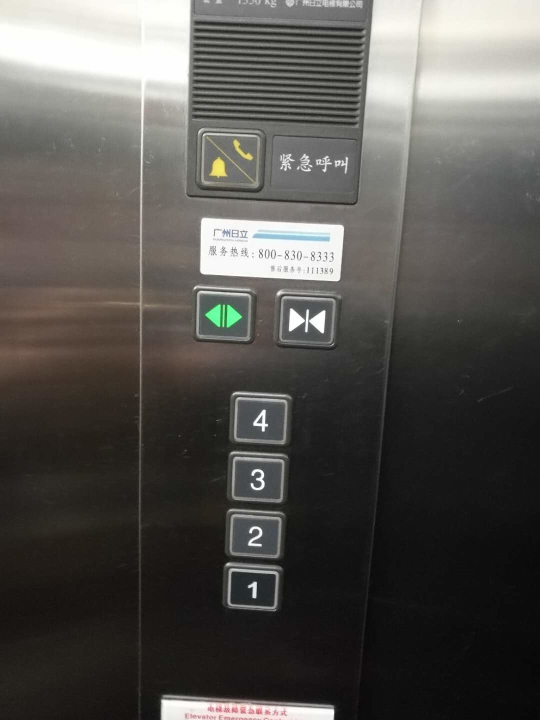
#> input picture r.png, 1080 x 1440 px (shown at 1/2 size)
$ python findTarget_Button.py
#> lines starting #> are read from the running program, lines starting #| are printed output that depends on the picture; after the words box and inside, x2 and y2 are one past the last pixel; in counts of white or black regions, pixels touching at a corner belong together
#!/usr/bin/python
# -*- coding: utf-8 -*
import cv2
import sys
import numpy as np
from matplotlib import pyplot as plt

global BoundList
BoundList=[]
def addBound(rect):
	global BoundList
	leng=len(BoundList)
	flag=True
	if(leng is 0):
		BoundList.append(rect)
		return
	else:
		for i in range(leng):
			ox=float(BoundList[i][0]+BoundList[i][2])/2
			oy=float(BoundList[i][1]+BoundList[i][3])/2
			cx=float(rect[0]+rect[2])/2
			cy=float(rect[1]+rect[3])/2
			if (abs(ox-cx)<20) and (abs(oy-cy)<20):
				oarea=BoundList[i][2]*BoundList[i][3]
				carea=rect[2]*rect[3]
				if carea<oarea:
					BoundList[i]=rect
					flag=False
					return
	if flag:
		BoundList.append(rect)


oimg = cv2.imread('r.png')
#> oimg is the input picture: shape (1440, 1080, 3); mean B, G, R 79.6, 83.4, 85.6
ooimg = cv2.imread('r.png',0)
#> ooimg: shape (1440, 1080); min 0, max 255, mean 83.5
#直方图均衡化　增强对比度# 试了几次不需要均衡化
#ooimg = cv2.equalizeHist(ooimg)

imgrey= cv2.bilateralFilter(ooimg,9,75,75)
BINARY_img = cv2.adaptiveThreshold(imgrey,255,cv2.ADAPTIVE_THRESH_GAUSSIAN_C,cv2.THRESH_BINARY,11,2)
#> BINARY_img: shape (1440, 1080); 92.3% white; 734 black regions (554 under 20 px)

kernel = np.ones((1,1),np.uint8)
#膨胀 前景有一个是1 就是1 增加白色区域范围
erosion = cv2.dilate(BINARY_img,kernel,iterations = 1)
#膨胀腐蚀
#erosion = cv2.erode(BINARY_img,kernel,iterations = 1)

ero=cv2.resize(erosion,None,fx=0.5,fy=0.5,interpolation=cv2.INTER_CUBIC)
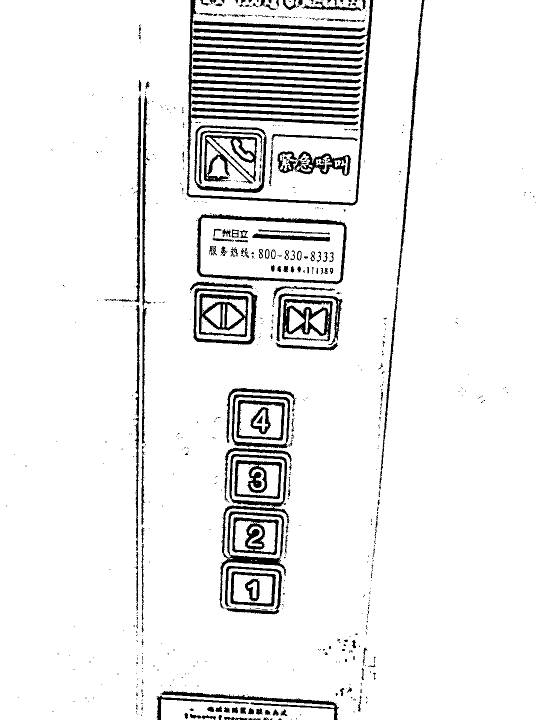
#> ero: shape (720, 540); min 0, max 255, mean 235.3
contours,hierarchy=cv2.findContours(erosion,cv2.RETR_TREE,cv2.CHAIN_APPROX_SIMPLE)
#> contours = 1156 contours, 917 with area under 20; largest, box (x1, y1, x2, y2) and area: (0, 0, 1080, 1440) 1400846, (377, 0, 740, 406) 118895, (392, 427, 695, 570) 37484, (400, 435, 688, 563) 31563, (387, 250, 534, 387) 18264
cLen=len(contours)
#> cLen = 1156
for i in range(0,cLen):
	rect= cv2.boundingRect(contours[i])
	x=rect[0]
	y=rect[1]
	w=rect[2]
	h=rect[3]
	aspect_ratio = float(w)/h

	#判断按键与数字
	if  ((aspect_ratio>0.5) and (aspect_ratio<1.3) ) or ((aspect_ratio<0.5) and(aspect_ratio>0.3)):
		rectArea=w*h
		if (rectArea>500) and (rectArea < 15000):
			#挑选结果
			addBound(rect)
#> this loop made 1156 passes
#> (x, y, w, h, aspect_ratio, rectArea) on passes 14, 15, 18, 29, 32, 33, 41, 42, 43, 44, 45, 46: (571, 0, 18, 14, 1.29, 252), (578, 1, 5, 4, 1.25, 20), (377, 0, 363, 406, 0.894, 147378), (571, 324, 5, 5, 1, 25), (603, 314, 9, 7, 1.29, 63), (567, 312, 8, 7, 1.14, 56), (593, 332, 7, 8, 0.875, 56), (669, 320, 13, 15, 0.867, 195), (673, 323, 4, 7, 0.571, 28), (645, 320, 4, 5, 0.8, 20), (682, 313, 14, 35, 0.4, 490), (632, 312, 32, 32, 1, 1024)
#> (x, y, w, h, aspect_ratio) on passes 1, 3, 4, 7, 8, 9: (513, 1439, 2, 1, 2), (504, 1439, 3, 1, 3), (476, 1438, 4, 2, 2), (453, 1438, 3, 2, 1.5), (532, 1437, 4, 3, 1.33), (458, 1437, 5, 3, 1.67)
			#mg = cv2.rectangle(oimg,(x,y),(x+w,y+h),(255,0,0),2)
imgArray=[]
for i in range(len(BoundList)):
	x=BoundList[i][0]
	y=BoundList[i][1]
	w=BoundList[i][2]
	h=BoundList[i][3]
	#在原图像上画出该切割后的矩形框
	img = cv2.rectangle(oimg,(x,y),(x+w,y+h),(0,255,0),2)
	#
	#高和宽　切割图像
	img = cv2.rectangle(oimg,(x,y),(x+w,y+h),(0,255,0),2)
	sp=oimg.shape
	imgH=sp[0]
	imgW=sp[1]
	if y-5>0 and x-5>0 and y+h+5<imgH and x+w+5<imgW:
		cropImg=ooimg[(y-5):(y+h+5),(x-5):(x+w+5)]
	else:
		cropImg=ooimg[(y):(y+h),(x):(x+w)]
	ret,BINARY_img = cv2.threshold(cropImg,100,255,cv2.THRESH_BINARY)
	#缩放到30*40 宽和高
	resized=cv2.resize(BINARY_img, (30,35), interpolation=cv2.INTER_CUBIC)


	kernel = np.ones((2,2),np.uint8)
	#腐蚀
	#result = cv2.erode(resized,kernel,iterations = 1)
	#将图像腐蚀一波 在膨胀 即开运算 滤除背景白色噪声点
	result = cv2.morphologyEx(resized, cv2.MORPH_OPEN, kernel)
	imgArray.append(result)
#> this loop made 18 passes
#> (x, y, w, h) on passes 1 to 7: (632, 312, 32, 32), (426, 276, 83, 77), (481, 278, 29, 31), (397, 260, 129, 110), (496, 1163, 18, 34), (449, 1131, 116, 99), (496, 1053, 29, 40)
#> pass 1, `resized=cv2.resize(BINARY_img, (30,35), interpolation=cv2.INTER_CUBIC)`:
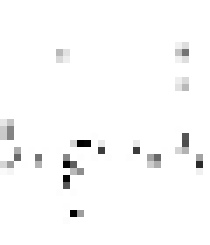
#> resized: shape (35, 30) (shown 7 times larger); min 0, max 255, mean 249.9
#> after the loop:
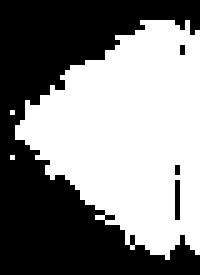
#> BINARY_img: shape (55, 40) (shown 5 times larger); 51.7% white; 4 black regions (3 under 20 px), largest, box (x1, y1, x2, y2) and area: (0, 0, 40, 55) 1050
#> after the loop:
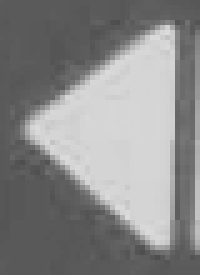
#> cropImg: shape (55, 40) (shown 5 times larger); min 78, max 219, mean 136.8
#> after the loop:
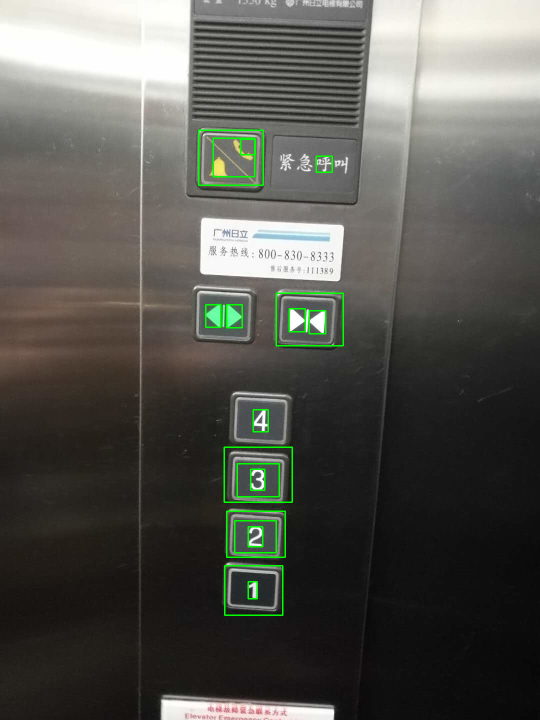
#> oimg: shape (1440, 1080, 3) (shown at 1/2 size); 0.88% of pixels changed, all inside (x1, y1, x2, y2) = (396, 259, 688, 1232)
#> after the loop:
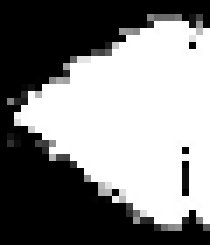
#> resized: shape (35, 30) (shown 7 times larger); min 0, max 255, mean 131.2
'''
for i in range(len(imgArray)):
	cv2.imwrite("samples/"+str(i)+".png",imgArray[i])
	plt.subplot(5,5,i+1)
	plt.imshow(imgArray[i],'gray')
plt.show()
'''
res=cv2.resize(oimg,None,fx=0.5,fy=0.5,interpolation=cv2.INTER_CUBIC)
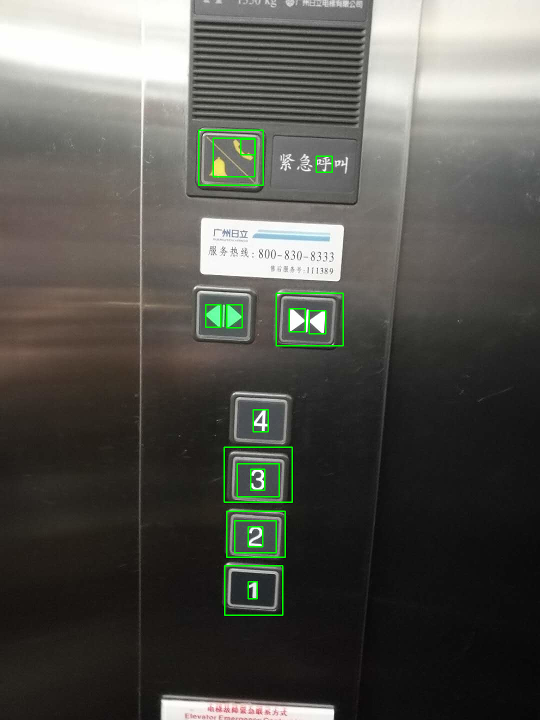
#> res: shape (720, 540, 3); mean B, G, R 78.9, 84.7, 84.9

cv2.imshow('img',res)
cv2.waitKey(0)
